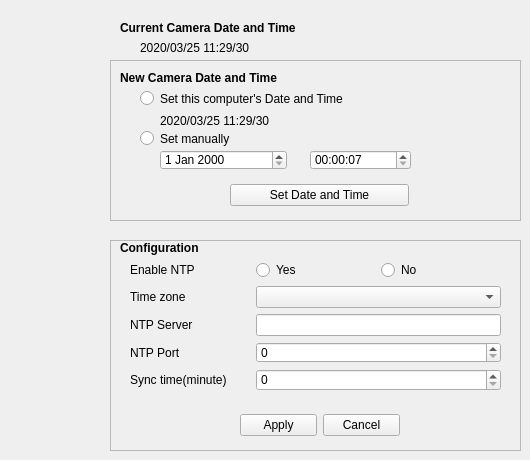
      <widget class="QWidget" name="system_datetime">
       <attribute name="title">
        <string>Date Time</string>
       </attribute>
       <widget class="QLabel" name="label_camera_current_datetime">
        <property name="geometry">
         <rect>
          <x>120</x>
          <y>20</y>
          <width>211</width>
          <height>16</height>
         </rect>
        </property>
        <property name="font">
         <font>
          <weight>75</weight>
          <bold>true</bold>
         </font>
        </property>
        <property name="text">
         <string>Current Camera Date and Time</string>
        </property>
       </widget>
       <widget class="QLabel" name="device_datetime">
        <property name="geometry">
         <rect>
          <x>140</x>
          <y>40</y>
          <width>121</width>
          <height>16</height>
         </rect>
        </property>
        <property name="text">
         <string>2020/03/25 11:29/30</string>
        </property>
       </widget>
       <widget class="QFrame" name="frame">
        <property name="geometry">
         <rect>
          <x>110</x>
          <y>60</y>
          <width>411</width>
          <height>161</height>
         </rect>
        </property>
        <property name="frameShape">
         <enum>QFrame::StyledPanel</enum>
        </property>
        <property name="frameShadow">
         <enum>QFrame::Raised</enum>
        </property>
        <widget class="QLabel" name="label_camera_datetime_set">
         <property name="geometry">
          <rect>
           <x>10</x>
           <y>10</y>
           <width>244</width>
           <height>15</height>
          </rect>
         </property>
         <property name="font">
          <font>
           <weight>75</weight>
           <bold>true</bold>
          </font>
         </property>
         <property name="text">
          <string>New Camera Date and Time</string>
         </property>
        </widget>
        <widget class="QRadioButton" name="set_datetime_with_pc">
         <property name="geometry">
          <rect>
           <x>30</x>
           <y>30</y>
           <width>259</width>
           <height>17</height>
          </rect>
         </property>
         <property name="text">
          <string>Set this computer's Date and Time</string>
         </property>
         <attribute name="buttonGroup">
          <string notr="true">sysem_datetime_set_btngrp</string>
         </attribute>
        </widget>
        <widget class="QLabel" name="pc_datetime">
         <property name="geometry">
          <rect>
           <x>50</x>
           <y>50</y>
           <width>259</width>
           <height>21</height>
          </rect>
         </property>
         <property name="text">
          <string>2020/03/25 11:29/30</string>
         </property>
         <property name="margin">
          <number>0</number>
         </property>
         <property name="indent">
          <number>-1</number>
         </property>
        </widget>
        <widget class="QRadioButton" name="set_datetime_manual">
         <property name="geometry">
          <rect>
           <x>30</x>
           <y>70</y>
           <width>259</width>
           <height>17</height>
          </rect>
         </property>
         <property name="text">
          <string>Set manually</string>
         </property>
         <attribute name="buttonGroup">
          <string notr="true">sysem_datetime_set_btngrp</string>
         </attribute>
        </widget>
        <widget class="QDateEdit" name="system_datetime_date">
         <property name="geometry">
          <rect>
           <x>50</x>
           <y>90</y>
           <width>127</width>
           <height>20</height>
          </rect>
         </property>
        </widget>
        <widget class="QTimeEdit" name="system_datetime_time">
         <property name="geometry">
          <rect>
           <x>200</x>
           <y>90</y>
           <width>101</width>
           <height>20</height>
          </rect>
         </property>
         <property name="displayFormat">
          <string>hh:mm:ss</string>
         </property>
         <property name="time">
          <time>
           <hour>0</hour>
           <minute>0</minute>
           <second>7</second>
          </time>
         </property>
        </widget>
        <widget class="QWidget" name="horizontalLayoutWidget_13">
         <property name="geometry">
          <rect>
           <x>120</x>
           <y>120</y>
           <width>179</width>
           <height>31</height>
          </rect>
         </property>
         <layout class="QHBoxLayout" name="horizontalLayout_13">
          <item>
           <widget class="QPushButton" name="btn_system_datetime_set">
            <property name="text">
             <string>Set Date and Time</string>
            </property>
           </widget>
          </item>
         </layout>
        </widget>
       </widget>
       <widget class="QFrame" name="frame_2">
        <property name="geometry">
         <rect>
          <x>110</x>
          <y>240</y>
          <width>411</width>
          <height>211</height>
         </rect>
        </property>
        <property name="frameShape">
         <enum>QFrame::StyledPanel</enum>
        </property>
        <property name="frameShadow">
         <enum>QFrame::Raised</enum>
        </property>
        <widget class="QLabel" name="label_datetime_configuration">
         <property name="geometry">
          <rect>
           <x>10</x>
           <y>0</y>
           <width>171</width>
           <height>16</height>
          </rect>
         </property>
         <property name="font">
          <font>
           <weight>75</weight>
           <bold>true</bold>
          </font>
         </property>
         <property name="text">
          <string>Configuration</string>
         </property>
        </widget>
        <widget class="QWidget" name="gridLayoutWidget_2">
         <property name="geometry">
          <rect>
           <x>20</x>
           <y>20</y>
           <width>371</width>
           <height>131</height>
          </rect>
         </property>
         <layout class="QGridLayout" name="system_datetime_grid">
          <item row="2" column="0">
           <widget class="QLabel" name="label_ntp_server">
            <property name="text">
             <string>NTP Server</string>
            </property>
           </widget>
          </item>
          <item row="1" column="0">
           <widget class="QLabel" name="label_timezone">
            <property name="text">
             <string>Time zone</string>
            </property>
           </widget>
          </item>
          <item row="0" column="1">
           <widget class="QRadioButton" name="radio_ntp_yes">
            <property name="text">
             <string>Yes</string>
            </property>
           </widget>
          </item>
          <item row="0" column="0">
           <widget class="QLabel" name="label_enable_ntp">
            <property name="text">
             <string>Enable NTP</string>
            </property>
           </widget>
          </item>
          <item row="0" column="2">
           <widget class="QRadioButton" name="radio_ntp_no">
            <property name="text">
             <string>No</string>
            </property>
           </widget>
          </item>
          <item row="4" column="1" colspan="2">
           <widget class="QSpinBox" name="sync_time"/>
          </item>
          <item row="4" column="0">
           <widget class="QLabel" name="label_ntp_sync_time">
            <property name="text">
             <string>Sync time(minute)</string>
            </property>
           </widget>
          </item>
          <item row="1" column="1" colspan="2">
           <widget class="QComboBox" name="timezone"/>
          </item>
          <item row="2" column="1" colspan="2">
           <widget class="QLineEdit" name="ntp_server">
            <property name="text">
             <string/>
            </property>
           </widget>
          </item>
          <item row="3" column="0">
           <widget class="QLabel" name="label_ntp_port">
            <property name="text">
             <string>NTP Port</string>
            </property>
           </widget>
          </item>
          <item row="3" column="1" colspan="2">
           <widget class="QSpinBox" name="ntp_port">
            <property name="maximum">
             <number>65535</number>
            </property>
           </widget>
          </item>
         </layout>
        </widget>
        <widget class="QWidget" name="horizontalLayoutWidget_5">
         <property name="geometry">
          <rect>
           <x>130</x>
           <y>170</y>
           <width>160</width>
           <height>31</height>
          </rect>
         </property>
         <layout class="QHBoxLayout" name="horizontalLayout_5">
          <item>
           <widget class="QPushButton" name="btn_system_dateteime_apply">
            <property name="text">
             <string>Apply</string>
            </property>
           </widget>
          </item>
          <item>
           <widget class="QPushButton" name="btn_system_datetime_cancel">
            <property name="text">
             <string>Cancel</string>
            </property>
           </widget>
          </item>
         </layout>
        </widget>
       </widget>
      </widget>
